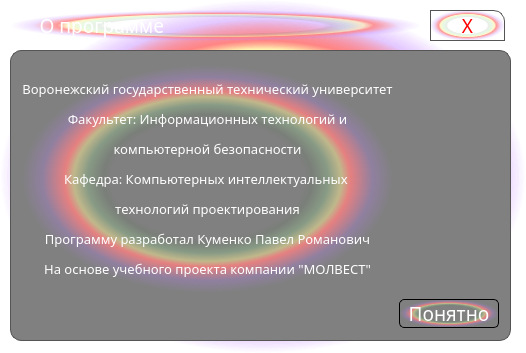
<?xml version="1.0" encoding="UTF-8"?>
<ui version="4.0">
 <class>about</class>
 <widget class="QWidget" name="about">
  <property name="geometry">
   <rect>
    <x>0</x>
    <y>0</y>
    <width>526</width>
    <height>353</height>
   </rect>
  </property>
  <property name="contextMenuPolicy">
   <enum>Qt::NoContextMenu</enum>
  </property>
  <property name="windowTitle">
   <string>О программе</string>
  </property>
  <property name="windowIcon">
   <iconset resource="Pictures.qrc">
    <normaloff>:/menuIcons/icons/about.png</normaloff>:/menuIcons/icons/about.png</iconset>
  </property>
  <property name="styleSheet">
   <string notr="true">background-color: qradialgradient(spread:pad, cx:0.5, cy:0.5, radius:0.5, fx:0.5, fy:0.5, stop:0 rgba(0, 0, 0, 0), stop:0.52 rgba(0, 0, 0, 0), stop:0.565 rgba(82, 121, 76, 33), stop:0.65 rgba(159, 235, 148, 64), stop:0.721925 rgba(255, 238, 150, 129), stop:0.77 rgba(255, 128, 128, 204), stop:0.89 rgba(191, 128, 255, 64), stop:1 rgba(0, 0, 0, 0));</string>
  </property>
  <widget class="QLabel" name="label">
   <property name="geometry">
    <rect>
     <x>10</x>
     <y>10</y>
     <width>411</width>
     <height>31</height>
    </rect>
   </property>
   <property name="font">
    <font>
     <family>Lobster</family>
     <pointsize>14</pointsize>
    </font>
   </property>
   <property name="styleSheet">
    <string notr="true">QLabel {
color: white;
border: 1px solod #555;
border-top-left-radius: 11px;
background: qlineargradient(x1: 0, y1: 0, x2: 0, y2: 1,
stop: 0 #126e9d, stop: 0.9 #333333,
stop: 0.01 #717171, stop: 0.4 #308dbd,
stop: 0.9 #4c4c4c, stop: 1 #333333);
}</string>
   </property>
   <property name="text">
    <string>      О программе</string>
   </property>
  </widget>
  <widget class="QPushButton" name="pushButton">
   <property name="geometry">
    <rect>
     <x>430</x>
     <y>10</y>
     <width>75</width>
     <height>31</height>
    </rect>
   </property>
   <property name="font">
    <font>
     <family>Lobster</family>
     <pointsize>14</pointsize>
    </font>
   </property>
   <property name="styleSheet">
    <string notr="true">QPushButton {
color: #ff0000;
border: 1px solid #555;
padding: 5px;
/* border-top-left-radius: 11px; */
border-top-right-radius: 11px;
background: qradialgradient(cx: 0.3, cy: -0.4,
fx: 0.3, fy: -0.4,
radius: 1.35, stop: 0 #fff, stop: 1 #888);
}</string>
   </property>
   <property name="text">
    <string>X</string>
   </property>
  </widget>
  <widget class="QGroupBox" name="groupBox">
   <property name="geometry">
    <rect>
     <x>10</x>
     <y>50</y>
     <width>501</width>
     <height>291</height>
    </rect>
   </property>
   <property name="styleSheet">
    <string notr="true">QGroupBox{
background-color: grey;
color: #333;
border: 1px solid #555;
border-radius: 11px;
}</string>
   </property>
   <property name="title">
    <string/>
   </property>
   <layout class="QGridLayout" name="gridLayout">
    <item row="0" column="1">
     <spacer name="verticalSpacer">
      <property name="orientation">
       <enum>Qt::Vertical</enum>
      </property>
      <property name="sizeHint" stdset="0">
       <size>
        <width>100</width>
        <height>199</height>
       </size>
      </property>
     </spacer>
    </item>
    <item row="1" column="0">
     <spacer name="horizontalSpacer">
      <property name="orientation">
       <enum>Qt::Horizontal</enum>
      </property>
      <property name="sizeHint" stdset="0">
       <size>
        <width>319</width>
        <height>30</height>
       </size>
      </property>
     </spacer>
    </item>
    <item row="1" column="1">
     <widget class="QPushButton" name="pushButton_2">
      <property name="font">
       <font>
        <family>Lobster</family>
        <pointsize>14</pointsize>
       </font>
      </property>
      <property name="styleSheet">
       <string notr="true">QPushButton{
border: 1px solid #000000;
border-radius: 5px;
background-color: qlineargradient(x1: 0, y1: 0, x2: 0, y2: 1,
stop: 0 #dedede, stop: 0.5 #434343,
stop: 0.51 #000000, stop: 1 #656a6d);
color: #FFFFFF;
min-width: 80px;
}

QPushButton:pressed{
background-color: qlineargradient(x1: 0, y1: 0, x2: 0, y2: 1,
stop: 0 #cfcccc, stop: 0.5 #333232,
stop: 0.51 #000000, stop: 1 #585c5f);
color: #00cc00;
}

QPushButton:hower{
background-color: qlineargradient(x1: 0, y1: 0, x2: 0, y2: 1,
stop: 0 #cfcccc, stop: 0.5 #333232,
stop: 0.51 #000000, stop: 1 #585c5f);
color: #00cc00;
}

QPushButton:flat {
border: none;
}</string>
      </property>
      <property name="text">
       <string>Понятно</string>
      </property>
     </widget>
    </item>
    <item row="0" column="0">
     <widget class="QLabel" name="label_2">
      <property name="font">
       <font>
        <family>Lobster</family>
       </font>
      </property>
      <property name="text">
       <string>&lt;html&gt;&lt;head/&gt;&lt;body&gt;&lt;p&gt;&lt;span style=&quot; font-size:10pt; color:#ffffff;&quot;&gt;Воронежский государственный технический университет&lt;/span&gt;&lt;/p&gt;&lt;p&gt;&lt;span style=&quot; font-size:10pt; color:#ffffff;&quot;&gt;Факультет: Информационных технологий и&lt;/span&gt;&lt;/p&gt;&lt;p&gt;&lt;span style=&quot; font-size:10pt; color:#ffffff;&quot;&gt;компьютерной безопасности&lt;/span&gt;&lt;/p&gt;&lt;p&gt;&lt;span style=&quot; font-size:10pt; color:#ffffff;&quot;&gt;Кафедра: Компьютерных интеллектуальных &lt;/span&gt;&lt;/p&gt;&lt;p&gt;&lt;span style=&quot; font-size:10pt; color:#ffffff;&quot;&gt;технологий проектирования&lt;/span&gt;&lt;/p&gt;&lt;p&gt;&lt;span style=&quot; font-size:10pt; color:#ffffff;&quot;&gt;Программу разработал Куменко Павел Романович&lt;/span&gt;&lt;/p&gt;&lt;p&gt;&lt;span style=&quot; font-size:10pt; color:#ffffff;&quot;&gt;На основе учебного проекта компании &amp;quot;МОЛВЕСТ&amp;quot;&lt;/span&gt;&lt;/p&gt;&lt;/body&gt;&lt;/html&gt;</string>
      </property>
      <property name="alignment">
       <set>Qt::AlignCenter</set>
      </property>
     </widget>
    </item>
   </layout>
  </widget>
 </widget>
 <resources>
  <include location="Pictures.qrc"/>
 </resources>
 <connections/>
</ui>
